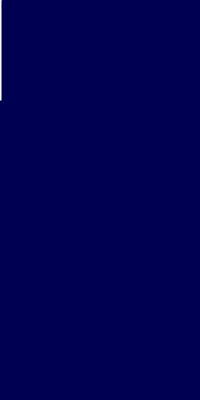
Frame 1 (no input)
Frame 60 (the mouse pressed at the canvas centre just before this capture): identical to frame 1, image omitted
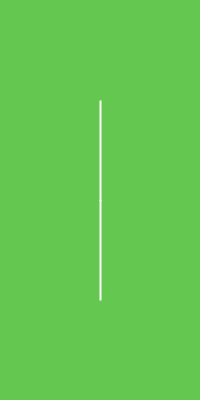
Frame 120 (the mouse held since frame 60 and released just before this capture)

The Processing sketch that drew these frames (run headless with seeded random() and noise(); from frame 60 on, the mouse is pressed at the canvas centre):

// Processing sketch: processing_159263
// ── processing_159263.pde

void setup() {
size(200,400);
smooth();
strokeWeight(2);
stroke(255);
fill(0,0,255);
}

void draw() {
background(mouseX,mouseY,80);
line(pmouseX,pmouseY,mouseX,mouseY);
ellipse(mouseX,mouseY,0,200);
}
